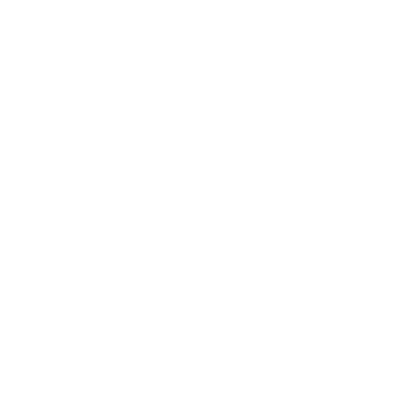
Frame 1 (no input)
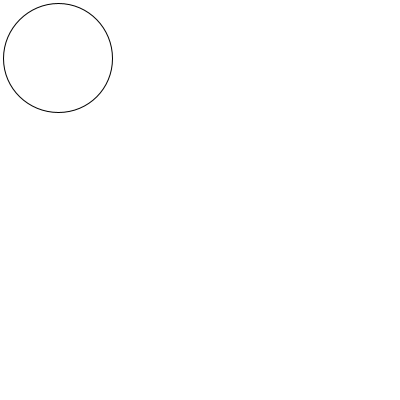
Frame 60 (the mouse pressed at the canvas centre just before this capture)
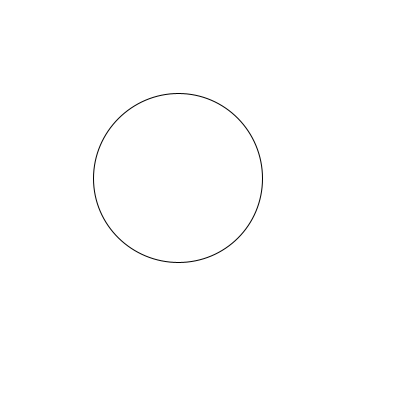
Frame 120 (the mouse held since frame 60 and released just before this capture)

The Processing sketch that drew these frames (run headless with seeded random() and noise(); from frame 60 on, the mouse is pressed at the canvas centre):

// Processing sketch: FdI_2019_04_animationCircle
// ── FdI_2019_04_animationCircle.pde
int circleX = -60;
int circleY = -60;
int circleR = 50;

void setup(){
  size(400,400);
}

void draw() {
  background(255);
  
  //show
  ellipse(circleX,circleY,circleR,circleR);
  //update
  circleX = circleX + 2;
  circleY = circleY + 2;
  circleR = circleR + 1;
}
